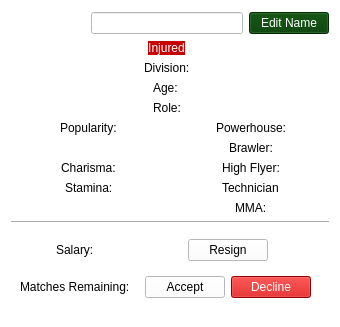
      <widget class="QWidget" name="wrestlerStats">
       <property name="styleSheet">
        <string notr="true">background-color: rgb(255, 255, 255);</string>
       </property>
       <layout class="QVBoxLayout" name="verticalLayout_5">
        <item>
         <layout class="QGridLayout" name="gridLayout_4">
          <item row="1" column="2" alignment="Qt::AlignmentFlag::AlignHCenter|Qt::AlignmentFlag::AlignTop">
           <widget class="QLabel" name="injuredLabel">
            <property name="sizePolicy">
             <sizepolicy hsizetype="Preferred" vsizetype="Fixed">
              <horstretch>0</horstretch>
              <verstretch>0</verstretch>
             </sizepolicy>
            </property>
            <property name="maximumSize">
             <size>
              <width>16777215</width>
              <height>60</height>
             </size>
            </property>
            <property name="styleSheet">
             <string notr="true">background-color: rgb(200, 0, 0);

color: rgb(255, 255, 255);</string>
            </property>
            <property name="text">
             <string>Injured</string>
            </property>
            <property name="alignment">
             <set>Qt::AlignmentFlag::AlignHCenter|Qt::AlignmentFlag::AlignTop</set>
            </property>
           </widget>
          </item>
          <item row="2" column="2">
           <layout class="QVBoxLayout" name="verticalLayout_3">
            <item alignment="Qt::AlignmentFlag::AlignHCenter">
             <widget class="QLabel" name="genderLabel">
              <property name="sizePolicy">
               <sizepolicy hsizetype="Preferred" vsizetype="Fixed">
                <horstretch>0</horstretch>
                <verstretch>0</verstretch>
               </sizepolicy>
              </property>
              <property name="styleSheet">
               <string notr="true">color: rgb(0, 0, 0);
font: 16pt &quot;Segoe UI&quot;;</string>
              </property>
              <property name="text">
               <string>Division:</string>
              </property>
             </widget>
            </item>
            <item alignment="Qt::AlignmentFlag::AlignHCenter">
             <widget class="QLabel" name="ageLabel">
              <property name="sizePolicy">
               <sizepolicy hsizetype="Preferred" vsizetype="Fixed">
                <horstretch>0</horstretch>
                <verstretch>0</verstretch>
               </sizepolicy>
              </property>
              <property name="styleSheet">
               <string notr="true">color: rgb(0, 0, 0);
font: 18pt &quot;Segoe UI&quot;;</string>
              </property>
              <property name="text">
               <string>Age: </string>
              </property>
             </widget>
            </item>
            <item alignment="Qt::AlignmentFlag::AlignHCenter">
             <widget class="QLabel" name="roleLabel">
              <property name="sizePolicy">
               <sizepolicy hsizetype="Preferred" vsizetype="Fixed">
                <horstretch>0</horstretch>
                <verstretch>0</verstretch>
               </sizepolicy>
              </property>
              <property name="styleSheet">
               <string notr="true">font: 18pt &quot;Segoe UI&quot;;
color: rgb(0, 0, 0);</string>
              </property>
              <property name="text">
               <string>Role:</string>
              </property>
             </widget>
            </item>
           </layout>
          </item>
          <item row="0" column="0">
           <spacer name="horizontalSpacer_5">
            <property name="orientation">
             <enum>Qt::Orientation::Horizontal</enum>
            </property>
            <property name="sizeType">
             <enum>QSizePolicy::Policy::Fixed</enum>
            </property>
            <property name="sizeHint" stdset="0">
             <size>
              <width>80</width>
              <height>24</height>
             </size>
            </property>
           </spacer>
          </item>
          <item row="0" column="3">
           <widget class="QPushButton" name="editSaveNameButton">
            <property name="enabled">
             <bool>true</bool>
            </property>
            <property name="sizePolicy">
             <sizepolicy hsizetype="Fixed" vsizetype="Fixed">
              <horstretch>0</horstretch>
              <verstretch>0</verstretch>
             </sizepolicy>
            </property>
            <property name="styleSheet">
             <string notr="true">color: rgb(255, 255, 255);
background-color: rgb(0, 59, 0);</string>
            </property>
            <property name="text">
             <string>Edit Name</string>
            </property>
           </widget>
          </item>
          <item row="0" column="2">
           <widget class="QLineEdit" name="wrestlerNamelineEdit"/>
          </item>
         </layout>
        </item>
        <item>
         <layout class="QGridLayout" name="gridLayout">
          <item row="2" column="1" alignment="Qt::AlignmentFlag::AlignHCenter">
           <widget class="QLabel" name="brawlerLabel">
            <property name="styleSheet">
             <string notr="true">color: rgb(0, 0, 0);
font: 18pt &quot;Segoe UI&quot;;</string>
            </property>
            <property name="text">
             <string>Brawler:</string>
            </property>
           </widget>
          </item>
          <item row="1" column="1" alignment="Qt::AlignmentFlag::AlignHCenter">
           <widget class="QLabel" name="powerhouseLabel">
            <property name="styleSheet">
             <string notr="true">color: rgb(0, 0, 0);
font: 18pt &quot;Segoe UI&quot;;</string>
            </property>
            <property name="text">
             <string>Powerhouse:</string>
            </property>
           </widget>
          </item>
          <item row="4" column="1" alignment="Qt::AlignmentFlag::AlignHCenter">
           <widget class="QLabel" name="technicianLabel">
            <property name="styleSheet">
             <string notr="true">color: rgb(0, 0, 0);
font: 18pt &quot;Segoe UI&quot;;</string>
            </property>
            <property name="text">
             <string>Technician</string>
            </property>
           </widget>
          </item>
          <item row="3" column="1" alignment="Qt::AlignmentFlag::AlignHCenter">
           <widget class="QLabel" name="highFlyerLabel">
            <property name="styleSheet">
             <string notr="true">color: rgb(0, 0, 0);
font: 18pt &quot;Segoe UI&quot;;</string>
            </property>
            <property name="text">
             <string>High Flyer:</string>
            </property>
           </widget>
          </item>
          <item row="1" column="0" alignment="Qt::AlignmentFlag::AlignHCenter">
           <widget class="QLabel" name="populatiryLabel">
            <property name="styleSheet">
             <string notr="true">color: rgb(0, 0, 0);
font: 18pt &quot;Segoe UI&quot;;</string>
            </property>
            <property name="text">
             <string>Popularity:</string>
            </property>
           </widget>
          </item>
          <item row="5" column="1" alignment="Qt::AlignmentFlag::AlignHCenter">
           <widget class="QLabel" name="mmaLabel">
            <property name="styleSheet">
             <string notr="true">color: rgb(0, 0, 0);
font: 18pt &quot;Segoe UI&quot;;</string>
            </property>
            <property name="text">
             <string>MMA:</string>
            </property>
           </widget>
          </item>
          <item row="3" column="0" alignment="Qt::AlignmentFlag::AlignHCenter">
           <widget class="QLabel" name="charismaLabel">
            <property name="styleSheet">
             <string notr="true">color: rgb(0, 0, 0);
font: 18pt &quot;Segoe UI&quot;;</string>
            </property>
            <property name="text">
             <string>Charisma:</string>
            </property>
           </widget>
          </item>
          <item row="4" column="0" alignment="Qt::AlignmentFlag::AlignHCenter">
           <widget class="QLabel" name="staminaLabel">
            <property name="styleSheet">
             <string notr="true">color: rgb(0, 0, 0);
font: 18pt &quot;Segoe UI&quot;;</string>
            </property>
            <property name="text">
             <string>Stamina:</string>
            </property>
           </widget>
          </item>
         </layout>
        </item>
        <item>
         <widget class="Line" name="line_4">
          <property name="orientation">
           <enum>Qt::Orientation::Horizontal</enum>
          </property>
         </widget>
        </item>
        <item>
         <widget class="QWidget" name="widget_3" native="true">
          <layout class="QGridLayout" name="gridLayout_12">
           <item row="1" column="0" alignment="Qt::AlignmentFlag::AlignHCenter">
            <widget class="QLabel" name="matchesRemainingLabel">
             <property name="styleSheet">
              <string notr="true">color: rgb(0, 0, 0);
font: 18pt &quot;Segoe UI&quot;;</string>
             </property>
             <property name="text">
              <string>Matches Remaining:</string>
             </property>
            </widget>
           </item>
           <item row="0" column="0" alignment="Qt::AlignmentFlag::AlignHCenter|Qt::AlignmentFlag::AlignVCenter">
            <widget class="QLabel" name="salaryLabel">
             <property name="styleSheet">
              <string notr="true">color: rgb(0, 0, 0);
font: 18pt &quot;Segoe UI&quot;;</string>
             </property>
             <property name="text">
              <string>Salary:</string>
             </property>
            </widget>
           </item>
           <item row="0" column="1" alignment="Qt::AlignmentFlag::AlignHCenter">
            <widget class="QPushButton" name="resignButton">
             <property name="styleSheet">
              <string notr="true">color: rgb(0, 0, 0);
font: 16pt &quot;Segoe UI&quot;;</string>
             </property>
             <property name="text">
              <string>Resign</string>
             </property>
            </widget>
           </item>
           <item row="1" column="1">
            <widget class="QWidget" name="widget_4" native="true">
             <layout class="QHBoxLayout" name="horizontalLayout_14">
              <item>
               <widget class="QPushButton" name="resignButton_2">
                <property name="styleSheet">
                 <string notr="true">color: rgb(0, 0, 0);
font: 16pt &quot;Segoe UI&quot;;</string>
                </property>
                <property name="text">
                 <string>Accept</string>
                </property>
               </widget>
              </item>
              <item>
               <widget class="QPushButton" name="resignButton_3">
                <property name="styleSheet">
                 <string notr="true">color: rgb(255, 255, 255);
background-color: rgb(200, 0, 0);
font: 16pt &quot;Segoe UI&quot;;</string>
                </property>
                <property name="text">
                 <string>Decline</string>
                </property>
               </widget>
              </item>
             </layout>
            </widget>
           </item>
          </layout>
         </widget>
        </item>
       </layout>
      </widget>
